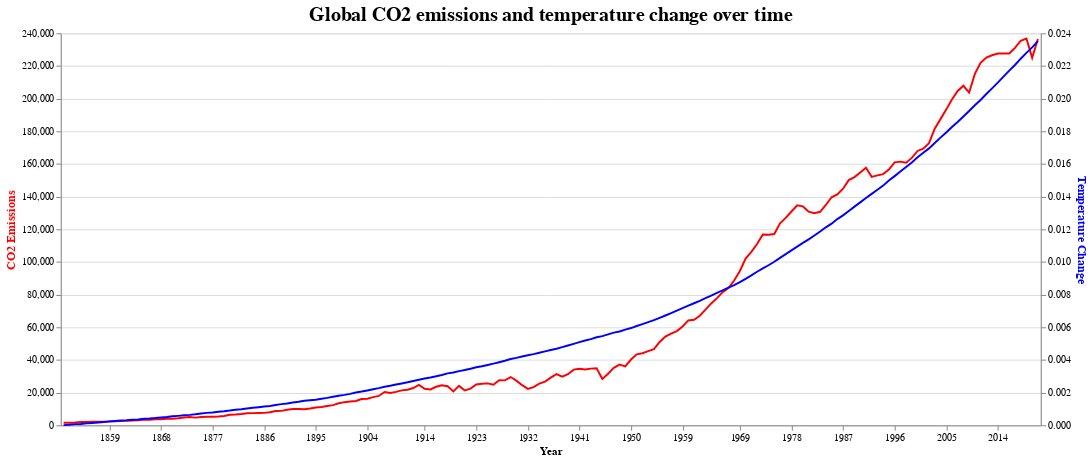

Notebook cell for this chart:
### Code cell
start_year = 1850
end_year = 2024

co2_color = "red"
temp_color = "blue"

df_year = (
    df.query(f"{start_year} <= year <= {end_year}")
    .groupby("year")
    .aggregate({"co2": "sum", "temperature_change_from_co2": "mean"})
    .reset_index()
    .dropna()
)

base = alt.Chart(df_year).encode(
    alt.X("year:O", title="Year").axis(
        labelAngle=0, values=list(np.linspace(start_year, end_year, 20).astype(int))
    )
)

co2_line = base.mark_line(color=co2_color).encode(
    y=alt.Y("co2").title("CO2 Emissions"),
    tooltip=[alt.Tooltip("year:O"), alt.Tooltip("co2", title="CO2 Emissions")],
)
temp_line = base.mark_line(stroke=temp_color).encode(
    y=alt.Y("temperature_change_from_co2").title("Temperature Change"),
    tooltip=[
        alt.Tooltip("year:O"),
        alt.Tooltip("temperature_change_from_co2", title="Temperature Change"),
    ],
)

(
    alt.layer(co2_line, temp_line)
    .resolve_scale(y="independent")
    .properties(
        title="Global CO2 emissions and temperature change over time",
        width=1000,
        height=400,
    )
    .configure_axisLeft(titleColor=co2_color, titleFontSize=12)
    .configure_axisRight(titleColor=temp_color, titleFontSize=12)

)

### Figure 1 — Vega-Lite specification as saved in the notebook (floating-point values rounded to 4 significant figures; data arrays with more than 128 entries replaced by an {"elided": "..."} marker saying what was removed)
{"config": {"view": {"continuousWidth": 300, "continuousHeight": 300}, "axisLeft": {"titleColor": "red", "titleFontSize": 12}, "axisRight": {"titleColor": "blue", "titleFontSize": 12}, "title": {"fontSize": 20}}, "layer": [{"mark": {"type": "line", "color": "red"}, "encoding": {"tooltip": [{"field": "year", "type": "ordinal"}, {"field": "co2", "title": "CO2 Emissions", "type": "quantitative"}], "x": {"axis": {"labelAngle": 0, "values": [1850.0, 1859.0, 1868.0, 1877.0, 1886.0, 1895.0, 1904.0, 1914.0, 1923.0, 1932.0, 1941.0, 1950.0, 1959.0, 1969.0, 1978.0, 1987.0, 1996.0, 2005.0, 2014.0, 2024.0]}, "field": "year", "title": "Year", "type": "ordinal"}, "y": {"field": "co2", "title": "CO2 Emissions", "type": "quantitative"}}}, {"mark": {"type": "line", "stroke": "blue"}, "encoding": {"tooltip": [{"field": "year", "type": "ordinal"}, {"field": "temperature_change_from_co2", "title": "Temperature Change", "type": "quantitative"}], "x": {"axis": {"labelAngle": 0, "values": [1850.0, 1859.0, 1868.0, 1877.0, 1886.0, 1895.0, 1904.0, 1914.0, 1923.0, 1932.0, 1941.0, 1950.0, 1959.0, 1969.0, 1978.0, 1987.0, 1996.0, 2005.0, 2014.0, 2024.0]}, "field": "year", "title": "Year", "type": "ordinal"}, "y": {"field": "temperature_change_from_co2", "title": "Temperature Change", "type": "quantitative"}}}], "data": {"name": "data-d4bf3455e6b940188b68cecd18d57ec6"}, "height": 400, "resolve": {"scale": {"y": "independent"}}, "title": "Global CO2 emissions and temperature change over time", "width": 1000, "$schema": "https://vega.github.io/schema/vega-lite/v5.16.3.json", "datasets": {"data-d4bf3455e6b940188b68cecd18d57ec6": {"elided": "171 records"}}}
